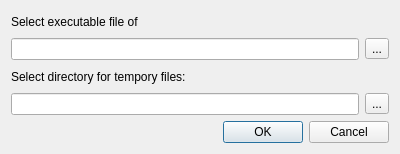
<?xml version="1.0" encoding="UTF-8"?>
<ui version="4.0">
 <class>SelectPathDialog</class>
 <widget class="QDialog" name="SelectPathDialog">
  <property name="windowModality">
   <enum>Qt::WindowModal</enum>
  </property>
  <property name="geometry">
   <rect>
    <x>0</x>
    <y>0</y>
    <width>400</width>
    <height>154</height>
   </rect>
  </property>
  <property name="sizePolicy">
   <sizepolicy hsizetype="Preferred" vsizetype="Minimum">
    <horstretch>0</horstretch>
    <verstretch>0</verstretch>
   </sizepolicy>
  </property>
  <property name="maximumSize">
   <size>
    <width>16777215</width>
    <height>154</height>
   </size>
  </property>
  <property name="windowTitle">
   <string>Path settings</string>
  </property>
  <layout class="QVBoxLayout" name="verticalLayout">
   <item>
    <widget class="QLabel" name="externalToolPathLabel">
     <property name="sizePolicy">
      <sizepolicy hsizetype="Preferred" vsizetype="Minimum">
       <horstretch>0</horstretch>
       <verstretch>0</verstretch>
      </sizepolicy>
     </property>
     <property name="text">
      <string>Select executable file of </string>
     </property>
    </widget>
   </item>
   <item>
    <layout class="QHBoxLayout" name="horizontalLayout">
     <property name="sizeConstraint">
      <enum>QLayout::SetMinimumSize</enum>
     </property>
     <item>
      <widget class="QLineEdit" name="externalToolPathLineEdit"/>
     </item>
     <item>
      <widget class="QToolButton" name="externalToolPathButton">
       <property name="text">
        <string>...</string>
       </property>
      </widget>
     </item>
    </layout>
   </item>
   <item>
    <widget class="QLabel" name="temporaryDirLabel">
     <property name="sizePolicy">
      <sizepolicy hsizetype="Preferred" vsizetype="Minimum">
       <horstretch>0</horstretch>
       <verstretch>0</verstretch>
      </sizepolicy>
     </property>
     <property name="text">
      <string>Select directory for tempory files:</string>
     </property>
    </widget>
   </item>
   <item>
    <layout class="QHBoxLayout" name="horizontalLayout_2">
     <property name="sizeConstraint">
      <enum>QLayout::SetMinimumSize</enum>
     </property>
     <item>
      <widget class="QLineEdit" name="temporaryDirLineEdit"/>
     </item>
     <item>
      <widget class="QToolButton" name="temporaryDirButton">
       <property name="text">
        <string>...</string>
       </property>
      </widget>
     </item>
    </layout>
   </item>
   <item>
    <layout class="QHBoxLayout" name="horizontalLayout_3">
     <property name="sizeConstraint">
      <enum>QLayout::SetMinimumSize</enum>
     </property>
     <item>
      <spacer name="horizontalSpacer">
       <property name="orientation">
        <enum>Qt::Horizontal</enum>
       </property>
       <property name="sizeHint" stdset="0">
        <size>
         <width>40</width>
         <height>20</height>
        </size>
       </property>
      </spacer>
     </item>
     <item>
      <widget class="QPushButton" name="okButton">
       <property name="text">
        <string>OK</string>
       </property>
      </widget>
     </item>
     <item>
      <widget class="QPushButton" name="cancelButton">
       <property name="text">
        <string>Cancel</string>
       </property>
      </widget>
     </item>
    </layout>
   </item>
  </layout>
 </widget>
 <resources/>
 <connections/>
</ui>
